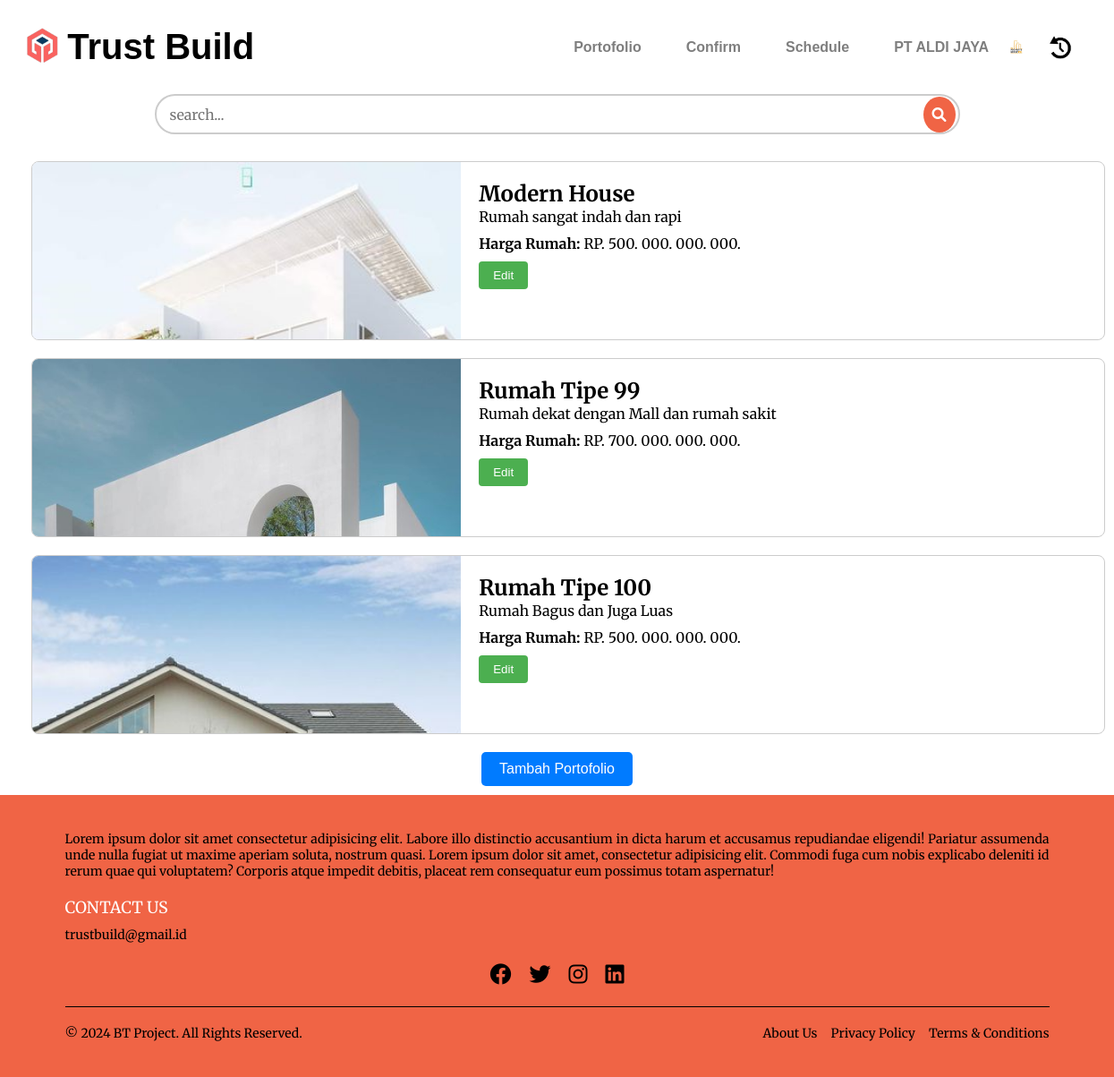
Page /m_dashboard.php (signed in) on the committed database.
### tables this page shows
CREATE TABLE `portofolio` (
  `id_portofolio` int(20) NOT NULL,
  `id_mitra` varchar(120) NOT NULL,
  `nama_rumah` varchar(150) NOT NULL,
  `harga_rumah` varchar(120) NOT NULL,
  `kontak` varchar(100) NOT NULL,
  `deskripsi` varchar(500) NOT NULL,
  `gambar_rumah` varchar(500) NOT NULL
);

### m_dashboard.php (the view, shortened to what this page needs)
<?php
$mitra_id = $_SESSION['id_mitra'];
$conn = new mysqli('localhost', 'root', '', 'trustbuilder');
$sql = "SELECT id_portofolio, nama_rumah, deskripsi, harga_rumah, gambar_rumah FROM portofolio WHERE id_mitra = ?";
$stmt = $conn->prepare($sql);
$stmt->bind_param("i", $mitra_id);
$stmt->execute();
$result = $stmt->get_result();
$portfolios = [];
while ($row = $result->fetch_assoc()) {
    $portfolios[] = $row;
}
?>
<!DOCTYPE html>
<html lang="en">
<head>
    <link rel="stylesheet" href="css/style.css">
</head>
<body>
    <div class="header">
        <div class="header-left">
            <div class="header-logo">
                <img src="img/logo.png" alt="Logo">
            </div>
            <div class="header-title">
                <h1>Trust Build</h1>
            </div>
        </div>
        <div class="navbar">
            <ul class="nav-list">
                <li class="nav-item"><a href="m_portofolio.php">Portofolio</a></li>
                <li class="nav-item"><a href="m_confirm.php">Confirm</a></li>
                <li class="nav-item"><a href="m_schedule.php">Schedule</a></li>
                <li class="nav-item"><a href="profil.php"><?php echo $_SESSION["username"]; ?></a></li>
                <li class="nav-profil"><img src="<?php echo $_SESSION['gambar']; ?>" alt="Profile Picture"></li>
                <li class="nav-profil"><img src="img/iconhistory.png" alt="History Icon"></li>
            </ul>
        </div>
    </div>
    <div class="search">
        <div class="search_box">
            <input type="text" class="input" placeholder="search...">
            <div class="btn btn_common">
                <i class="fas fa-search"></i>
            </div>
        </div>
    </div>
    <?php foreach ($portfolios as $portfolio): ?>
    <div class="house-container">
        <div class="house-box">
            <div class="house-image">
                <img src="uploads/<?php echo $portfolio['gambar_rumah']; ?>" alt="Foto Rumah">
            </div>
            <div class="house-details">
                <h2><?php echo $portfolio['nama_rumah']; ?></h2>
                <p><?php echo $portfolio['deskripsi']; ?></p>
                <p><strong>Harga Rumah:</strong> <?php echo $portfolio['harga_rumah']; ?></p>
                <button class="edit-btn">
                    <a href="m_editPorto.php?id_porto=<?php echo $portfolio['id_portofolio']; ?>">Edit</a>
                </button>
            </div>
        </div>
    </div>
    <?php endforeach; ?>
    <div class="button-porto-container">
        <form action="m_portofolio.php" method="GET">
            <button type="submit">Tambah Portofolio</button>
        </form>
    </div>
    <?php require 'footer.php'; ?>
</body>
</html>

### css/style.css (style rules this page uses)
* { box-sizing: border-box; }
body, h1, h2, h3, h4, h5, h6, p, ul { margin: 0; padding: 0; }
body { font-family: 'Merriweather', serif; margin: 0; padding: 0; }
.header { display: flex; align-items: center; justify-content: space-between; padding: 30px 30px; background-color: white; border: none; }
.header-left { display: flex; align-items: center; }
.header-logo img { height: 40px; width: auto; }
.header-title { font-size: 20px; font-family: 'Montserrat', sans-serif; margin-left: 10px; }
.navbar { display: flex; align-items: center; }
.nav-list { display: flex; align-items: center; list-style: none; }
.nav-item { margin-left: 30px; }
.nav-item a { font-family: 'Montserrat', sans-serif; font-weight: bold; display: inline-block; text-decoration: none; color: black; opacity: 0.5; position: relative; padding: 10px; }
.nav-profil { display: flex; align-items: center; }
.nav-profil img { margin-right:10px; }
.nav-profil img { width: 40px; height: 40px; border-radius: 50%; }
input, select, option { height: 45px; width: 80%; padding: 8px; box-sizing: border-box; border-radius: 10px; font-family: 'Merriweather', serif; }
.search { display: flex; justify-content: center; align-items: center; }
.search_box { position: relative; width: 100%; max-width: 900px; margin-bottom: 30px; }
.input { width: 100%; padding: 10px 15px; border: 2px solid #ccc; border-radius: 25px; font-size: 16px; outline: none; transition: border-color 0.3s; }
.btn_common { position: absolute; right: 5px; top: 50%; transform: translateY(-50%); background-color: #f06445; border: none; padding: 10px; border-radius: 50%; cursor: pointer; transition: background-color 0.3s; }
.btn_common i { color: white; font-size: 16px; }
.house-container { width: 1200px; height: 200px; margin: 0 auto; margin-left: 35px; margin-bottom:20px; border: 1px solid #ccc; border-radius: 8px; overflow: hidden; }
.house-box { display: flex; }
.house-image { width: 40%; }
.house-image img { width: 100%; height: auto; object-fit: cover; }
.house-details { width: 60%; padding: 20px; box-sizing: border-box; }
.house-details h2 { margin-top: 0; }
.house-details p { margin-bottom: 10px; }
.edit-btn { padding: 8px 16px; background-color: #4CAF50; color: white; border: none; border-radius: 4px; cursor: pointer; }

### m_dashboard.php (style rules this page uses)
.button-porto-container { text-align: center; margin-top: 10px; margin-bottom: 10px; }
.button-porto-container button { padding: 10px 20px; font-size: 16px; background-color: #007bff; color: #fff; border: none; border-radius: 5px; cursor: pointer; transition: background-color 0.3s ease; }
.edit-btn a { color: #fff; text-decoration: none; }

### rows in the picture
portofolio: gambar_rumah (picture), nama_rumah "Modern House", deskripsi "Rumah sangat indah dan rapi", harga_rumah "RP. 500. 000. 000. 000."
portofolio: gambar_rumah (picture), nama_rumah "Rumah Tipe 99", deskripsi "Rumah dekat dengan Mall dan rumah sakit", harga_rumah "RP. 700. 000. 000. 000."
portofolio: gambar_rumah (picture), nama_rumah "Rumah Tipe 100", deskripsi "Rumah Bagus dan Juga Luas", harga_rumah "RP. 500. 000. 000. 000."

### other values in the picture
$_SESSION["username"] "PT ALDI JAYA"
